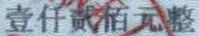
#> input picture tesk1/tool_code/tool_code/test/img/3300.jpg, 199 x 36 px
$ python -i rec_img_aug.py   (imports and definitions only)   (Python 2 division)   (older library calls are emulated)
#> lines starting #> are read from the running program, lines starting #| are printed output that depends on the picture
# copyright (c) 2020 PaddlePaddle Authors. All Rights Reserve.
#
# Licensed under the Apache License, Version 2.0 (the "License");
# you may not use this file except in compliance with the License.
# You may obtain a copy of the License at
#
#    http://www.apache.org/licenses/LICENSE-2.0
#
# Unless required by applicable law or agreed to in writing, software
# distributed under the License is distributed on an "AS IS" BASIS,
# WITHOUT WARRANTIES OR CONDITIONS OF ANY KIND, either express or implied.
# See the License for the specific language governing permissions and
# limitations under the License.

import math
import cv2
import numpy as np
import random
from PIL import Image
from .text_image_aug import tia_perspective, tia_stretch, tia_distort


# 数据增强
class RecAug(object):
    def __init__(self, use_tia=True, aug_prob=0.4, **kwargs):
        self.use_tia = use_tia
        self.aug_prob = aug_prob

    def __call__(self, data):
        img = data['image']
        # 数据扰动
        img = warp(img, 10, self.use_tia, self.aug_prob)
        data['image'] = img
        return data


class ClsResizeImg(object):
    def __init__(self, image_shape, **kwargs):
        self.image_shape = image_shape

    # [5 lines left out: function __call__, not called in this run]


class NRTRRecResizeImg(object):
    # [37 lines left out: functions __init__, __call__, not called in this run]


class RecResizeImg(object):
    # [17 lines left out: functions __init__, __call__, not called in this run]


class SRNRecResizeImg(object):
    # [200 lines left out: functions __init__, __call__, resize_norm_img, resize_norm_img_chinese, resize_norm_img_srn, srn_other_inputs and 6 more, not called in this run]


class Config:
    """
    Config
    """

    # [170 lines left out: functions __init__, make, rad, get_warpR, get_warpAffine, warp, not called in this run]

>>> import cv2
>>> picture = cv2.imread('../../../../../tesk1/tool_code/tool_code/test/img/3300.jpg', cv2.IMREAD_GRAYSCALE)
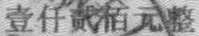
#> picture: shape (36, 199); min 45, max 232, mean 153.7
>>> result = RecAug()(picture)
#> (the run stopped early here; a loop or call above may not have finished)
